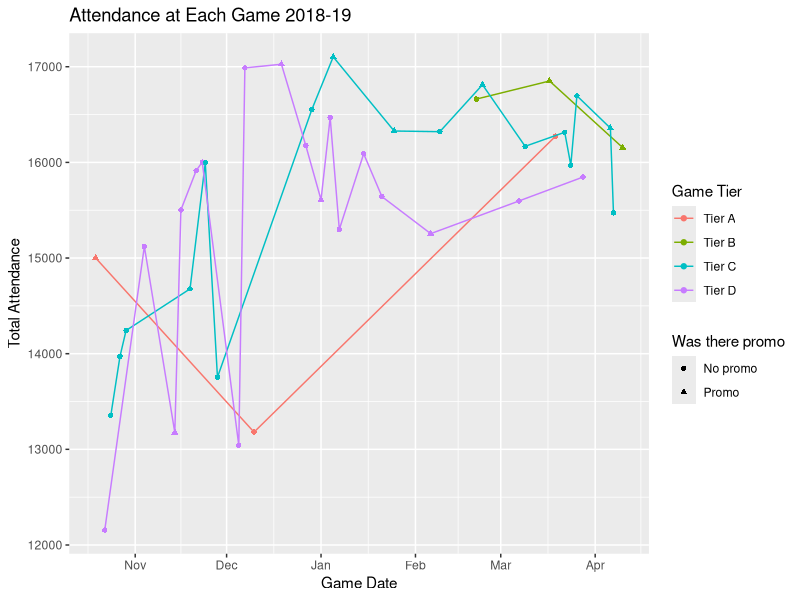
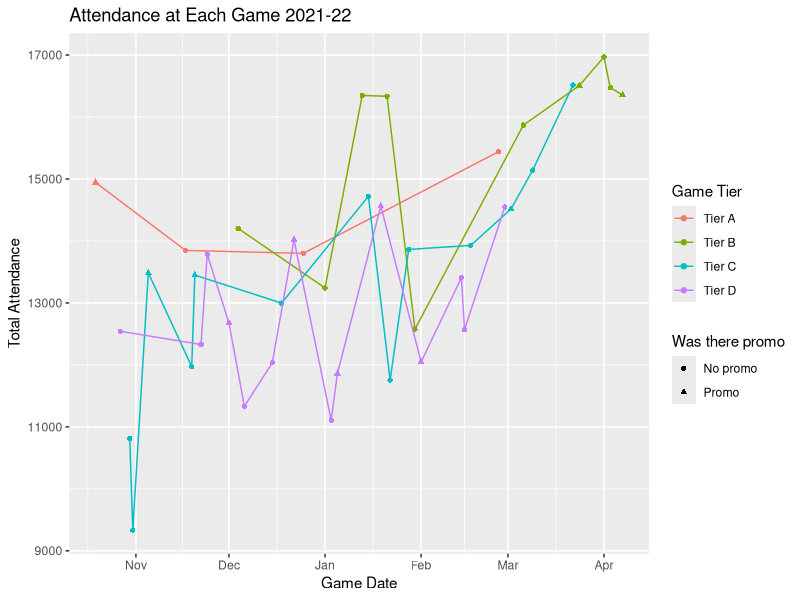
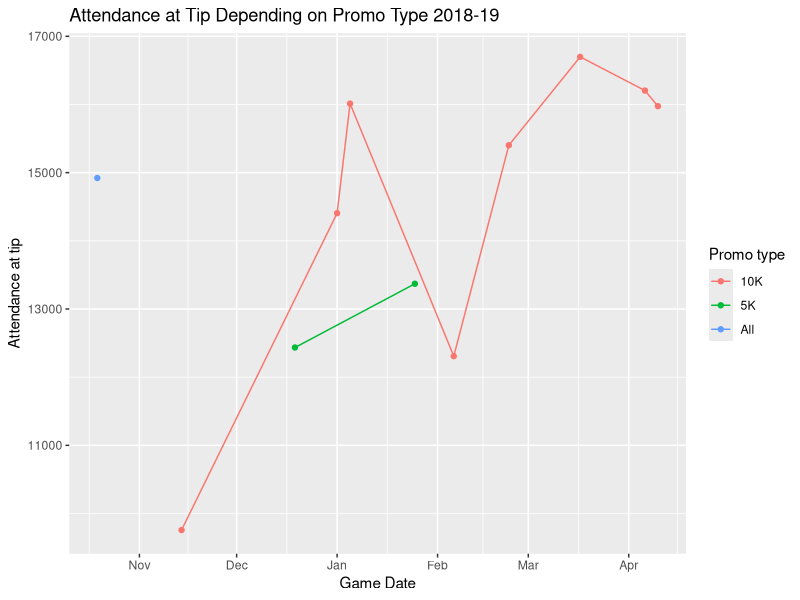
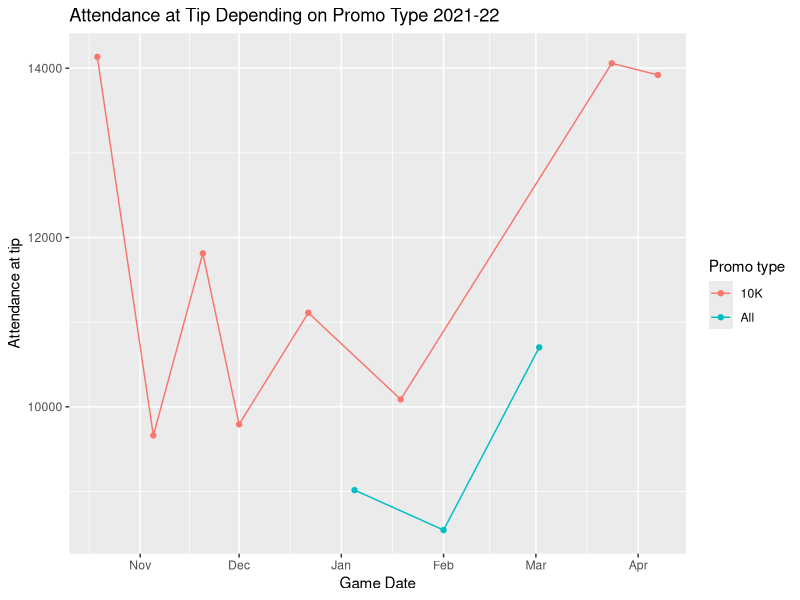

Source code (R) for these figures, in order:
## ---- chunk 1
knitr::opts_chunk$set(echo = TRUE)
library(ggplot2)
library(tidyverse)
library(stringr)

#import csvs
season18_19 <- read.csv("hackathon-business-track/data/hackathon_2018_19_attendance.csv")
season21_22 <- read.csv("hackathon-business-track/data/hackathon_2021_22_attendance.csv")
## ---- chunk 2
att_timeline_18_19 <- season18_19 %>%
  select(Game.Date, Game.Tier, Total.Attendance, Promo) %>%
  mutate(Game.Date = as.Date(Game.Date, "%m/%d/%Y")) %>%
  mutate(if_promo = case_when(Promo == "" ~ "No promo",
                              TRUE ~ "Promo"))
## ---- chunk 3
att_timeline_21_22 <- season21_22 %>%
  select(Game.Date, Game.Tier, Total.Attendance, Promo) %>%
  mutate(Game.Date = as.Date(Game.Date, "%m/%d/%Y")) %>%
  mutate(if_promo = case_when(Promo == "" ~ "No promo",
                              TRUE ~ "Promo"))
## ---- chunk 4
ggplot(data = att_timeline_18_19, 
       aes(x = Game.Date, y = Total.Attendance, color = Game.Tier, shape = if_promo)) + 
  geom_point() + 
  geom_line(aes(x = Game.Date, y = Total.Attendance, color = Game.Tier), inherit.aes = FALSE) +
  # Add labels
  labs(title = "Attendance at Each Game 2018-19",
       x = "Game Date", 
       y = "Total Attendance", 
       color = "Game Tier", 
       shape = "Was there promo")
## ---- chunk 5
ggplot(data = att_timeline_21_22, 
       aes(x = Game.Date, y = Total.Attendance, color = Game.Tier, shape = if_promo)) + 
  geom_point() + 
  geom_line(aes(x = Game.Date, y = Total.Attendance, color = Game.Tier), inherit.aes = FALSE) +
  # Add labels
  labs(title = "Attendance at Each Game 2021-22",
       x = "Game Date", 
       y = "Total Attendance", 
       color = "Game Tier", 
       shape = "Was there promo")
## ---- chunk 6
tip_timeline_18_19 <- season18_19 %>%
  select(Game.Date, Attendance.at.tip, Promo, Note) %>%
  mutate(Game.Date = as.Date(Game.Date, "%m/%d/%Y")) %>%
  mutate(if_promo = case_when(Promo == "" ~ "No promo",
                              TRUE ~ "Promo")) %>%
  filter(if_promo == "Promo") %>%
  mutate(type_promo = case_when(str_detect(Note, "5K") ~ "5K",
                                str_detect(Note, "10K") ~ "10K", 
                                TRUE ~ "All"))
## ---- chunk 7
ggplot(data = tip_timeline_18_19, 
       aes(x = Game.Date, y = Attendance.at.tip, color = type_promo)) + 
  geom_point() + 
  geom_line() +
  # Add labels
  labs(title = "Attendance at Tip Depending on Promo Type 2018-19",
       x = "Game Date", 
       y = "Attendance at tip", 
       color = "Promo type")
## ---- chunk 8
tip_timeline_21_22 <- season21_22 %>%
  select(Game.Date, Attendance.at.tip, Promo, Note) %>%
  mutate(Game.Date = as.Date(Game.Date, "%m/%d/%Y")) %>%
  mutate(if_promo = case_when(Promo == "" ~ "No promo",
                              TRUE ~ "Promo")) %>%
  filter(if_promo == "Promo") %>%
  mutate(type_promo = case_when(str_detect(Note, "5K") ~ "5K",
                                str_detect(Note, "10K") ~ "10K", 
                                TRUE ~ "All"))
## ---- chunk 9
ggplot(data = tip_timeline_21_22, 
       aes(x = Game.Date, y = Attendance.at.tip, color = type_promo)) + 
  geom_point() + 
  geom_line() +
  # Add labels
  labs(title = "Attendance at Tip Depending on Promo Type 2021-22",
       x = "Game Date", 
       y = "Attendance at tip", 
       color = "Promo type")
